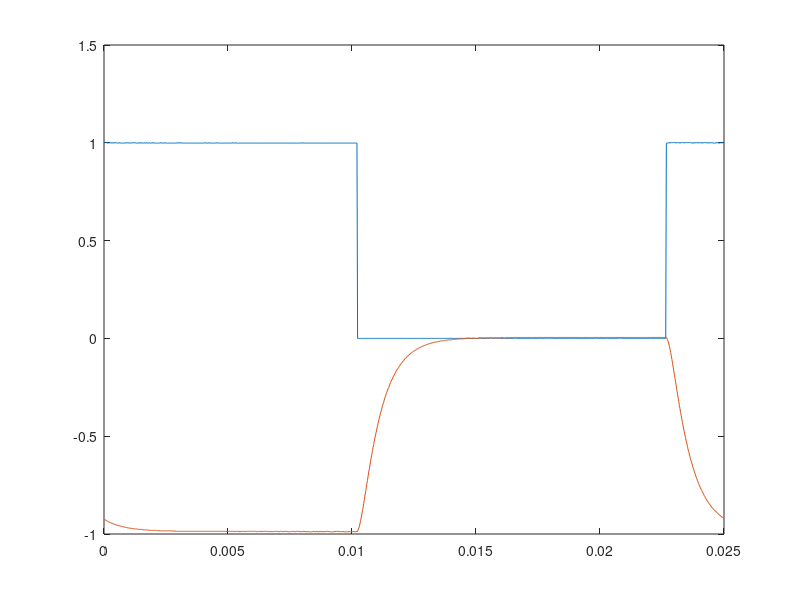
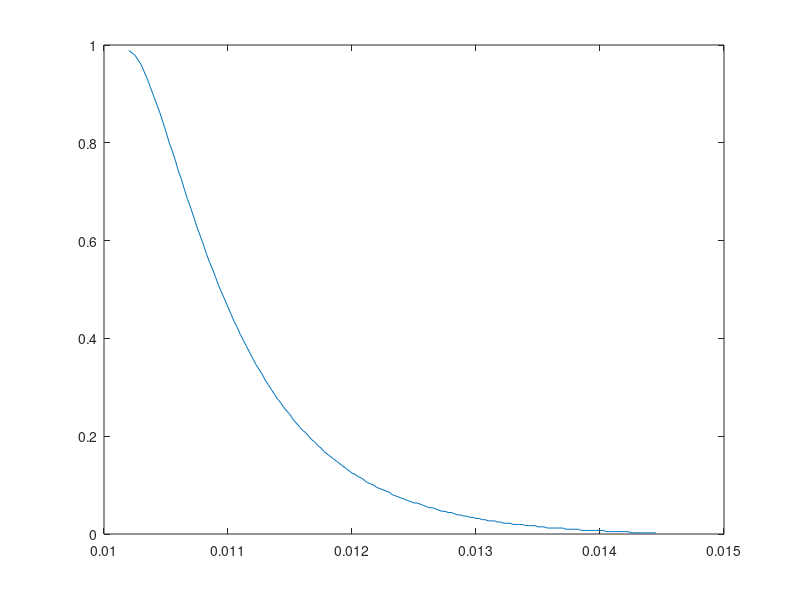

MATLAB code to generate these figures, in order: (Note: this script raises an error after producing the figures.)
%-- 11/29/12  4:14 PM --%
y_bkup=load('overdamped_data.dat');
plot(y_bkup(:,1),y_bkup(:,2:3))
ysub=0;
ysub=y_bkup(409:579,:,:);
y=[ysub(:,1),-ysub(:,3)];
figure(2)
plot(y(:,1),y(:,2))
global y
% WAG initial guesses & poor resulting fit
x0=[0 0 0 0 1];
[xfinal,fval,y_est]=mhk_overdamped_curve_fit_n_matlab3a(x0,y);
figure(3)
plot(y(:,1),y(:,2),'o',y(:,1),y_est,'--','LineWidth',2)
% SWAG initial guesses & better resulting curve fit
x0adjusted=[1,-1000,1,-6667,0];
[xfinal,fval,y_est]=mhk_overdamped_curve_fit_n_matlab3a(x0adjusted,y);
figure(4)
plot(y(:,1),y(:,2),'o',y(:,1),y_est,'--m','LineWidth',4)
% save('ysubset3col_new.dat','ysub','-ascii','-tabs');
% save('ysubset2fit_new.dat','y','-ascii','-tabs');